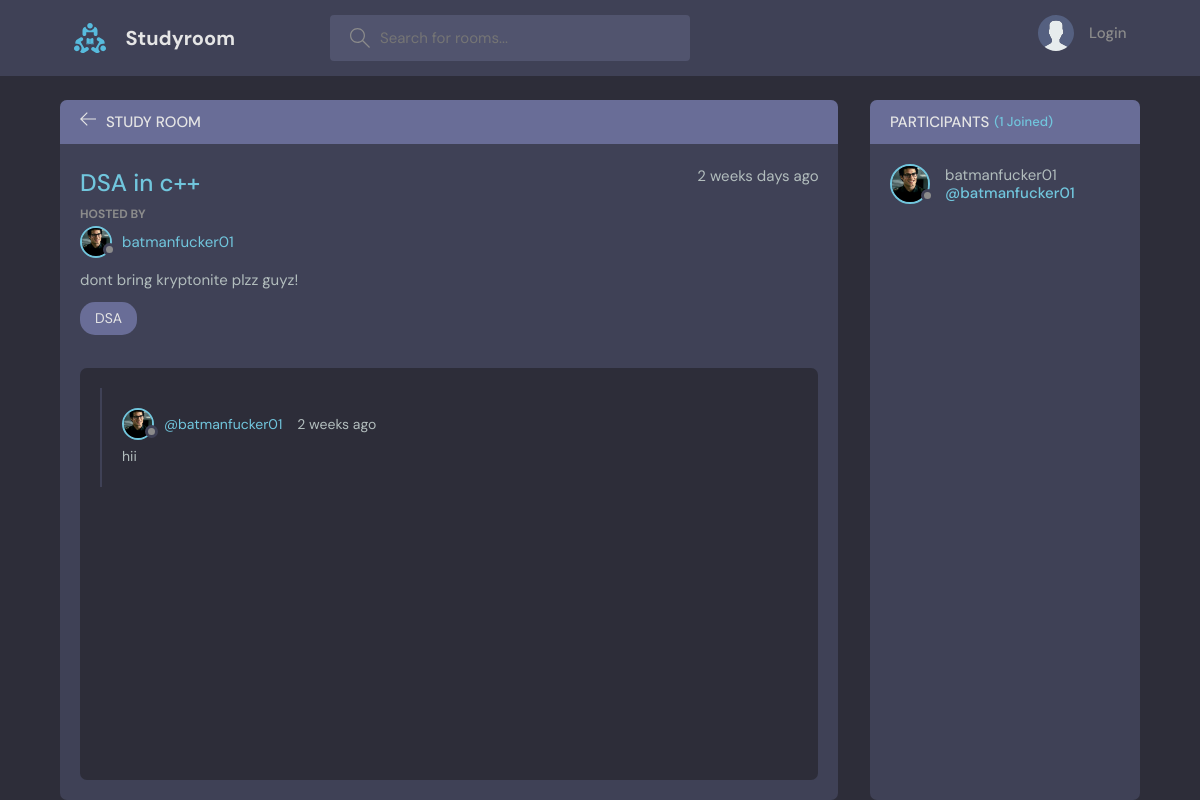
The page /cuck/3/ on the database as committed earlier.
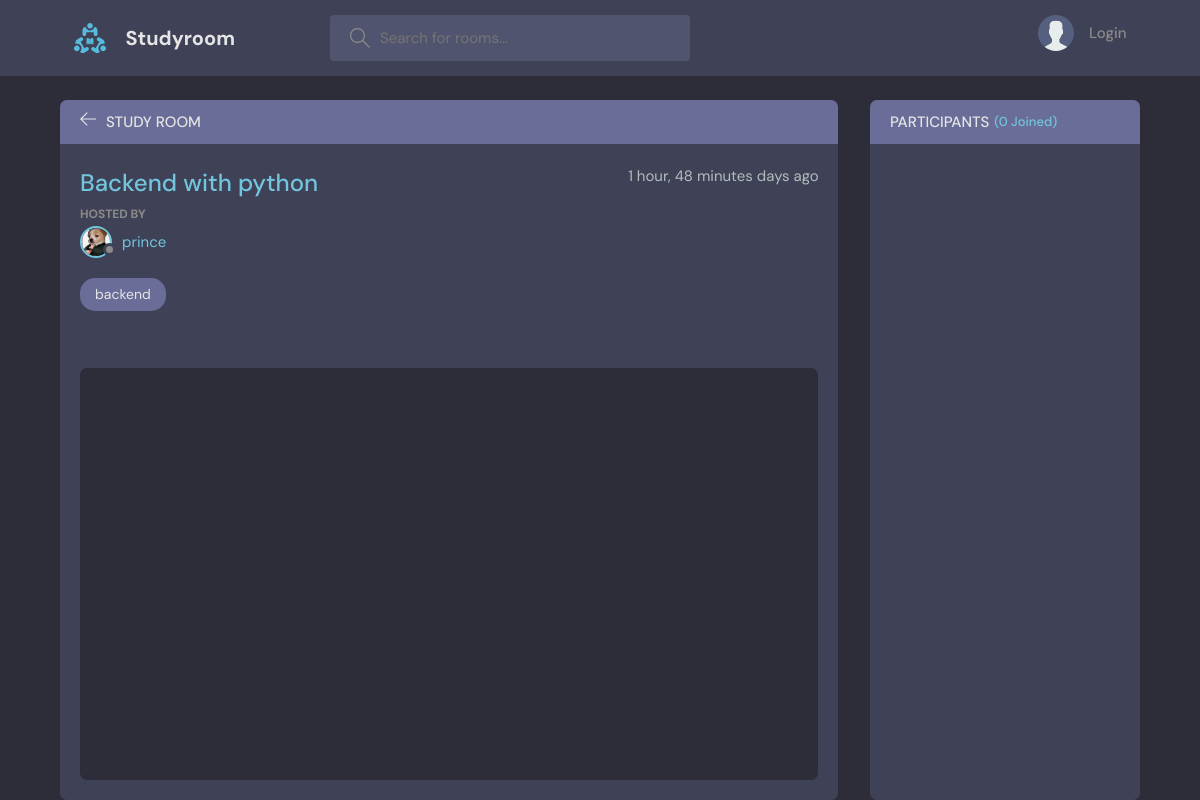
The same page on the database as committed later.
### base/models.py (models this page shows, shortened)
class Room(models.Model):
    host=models.ForeignKey(User,on_delete=models.SET_NULL,null=True)
    topic=models.ForeignKey(topic,on_delete=models.SET_NULL,null=True)
    name=models.CharField(max_length=150)
    description=models.TextField(null=True,blank=True)
    members=models.ManyToManyField(User,related_name='member',blank=True)
    updated=models.DateTimeField(auto_now=True)
    created=models.DateTimeField(auto_now_add=True)
    class Meta:
        ordering=['-updated','-created']

class User(AbstractUser):
    name=models.CharField(max_length=200,null=True)
    bio=models.TextField(null=True)
    email=models.CharField(unique=True)
    avatar=models.ImageField(null=True,default='avatar.svg')
    followers=models.ManyToManyField('self',related_name='following',symmetrical=False,blank=True)
    USERNAME_FIELD='email'
    REQUIRED_FIELDS=[]

class topic(models.Model):
    name=models.CharField(max_length=150)
    def __str__(self):
        return self.name

class message(models.Model):
    user=models.ForeignKey(User,on_delete=models.CASCADE)
    room=models.ForeignKey(Room,on_delete=models.SET_NULL,null=True)
    body=models.TextField()
    edit=models.BooleanField(default=False)
    updated=models.DateTimeField(auto_now=True)
    created=models.DateTimeField(auto_now_add=True)
    class Meta:
        ordering=['-updated','-created']

### base/views.py (the view, shortened to what this page needs)
# urls.py: path('cuck/<str:pk>/',views.room,name="room"),
def room(request,pk):
    edit=False
    rooom=Room.objects.get(id=pk)
    q=request.GET.get('q','')
    if q == 'join':
        rooom.members.add(request.user)
    Messages=message.objects.filter(room=rooom).order_by('-created')
    message_count=Messages.count()
    members=rooom.members.all()
    context={'room':rooom,
             'messagus':Messages,
             'message_count':message_count,
             'members':members}
    return render(request,'room.html',context)

### template/room.html (shortened to what this page needs)
{% extends 'main.html' %}
{% block content %}
    <main class="profile-page layout layout--2">
      <div class="container">
        <div class="room">
          <div class="room__top">
            <div class="room__topLeft">
              <a href="{% url 'home' %}">
                <svg version="1.1" xmlns="http://www.w3.org/2000/svg" width="32" height="32" viewBox="0 0 32 32">
                  <title>arrow-left</title>
                  <path
                    d="M13.723 2.286l-13.723 13.714 13.719 13.714 1.616-1.611-10.96-10.96h27.625v-2.286h-27.625l10.965-10.965-1.616-1.607z"
                  ></path>
                </svg>
              </a>
              <h3>Study Room</h3>
            </div>
          </div>
          <div class="room__box scroll">
            <div class="room__header scroll">
              <div class="room__info">
                <h3>{{room.name}}</h3>
                <span>{{room.created | timesince}} days ago</span>
              </div>
              <div class="room__hosted">
                <p>Hosted By</p>
                <a href="{% url 'userProfile' room.host.id %}" class="room__author">
                  <div class="avatar avatar--small">
                    <img src="{{room.host.avatar.url}}" />
                  </div>
                  <span>{{room.host.username}}</span>
                </a>
              </div>
              <div class="room__details">
                {{room.description}}
              </div>
              <span class="room__topics">{{room.topic}}</span>
            </div>
            <div class="room__conversation">
              <div class="threads scroll">
                {% for message in messagus %}
                <div class="thread">
                  <div class="thread__top">
                    <div class="thread__author">
                <a href="{% url 'userProfile' message.user.id %}" class="thread__authorInfo">
                        <div class="avatar avatar--small">
                          <img src="{{message.user.avatar.url}}" />
                        </div>
                        <span>@{{message.user.username}}</span>
                      </a>
                      <span class="thread__date">{{message.created | timesince}} ago</span>
                    </div>
                  </div>
                  <div class="thread__details">
                    {{message.body}}
                  </div>
                </div>
                {% endfor %}
              </div>
            </div>
          </div>
        </div>
        <div class="participants">
          <h3 class="participants__top">Participants <span>({{members.count}} Joined)</span></h3>
          <div class="participants__list scroll">
            {% for user in members %}
            <a href="{% url 'userProfile' user.id %}" class="participant">
              <div class="avatar avatar--medium">
                <img src="{{user.avatar.url}}" />
              </div>
              <p>
                {{user.username}}
                <span>@{{user.username}}</span>
              </p>
            </a>
            {% endfor %}
          </div>
        </div>
      </div>
    </main>
{% endblock %}

### template/main.html (shortened to what this page needs)
<!DOCTYPE html>
{% load static %}
<html lang="en">
  <head>
    <link rel="stylesheet" href="{% static 'style/style.css' %}" />
  </head>
  <body>
    {% include 'navbar.html' %}
    {% block content %}
    {% endblock %}
  </body>
</html>

### template/navbar.html (shortened to what this page needs)
{% load static %}
<header class="header header--loggedIn">
      <div class="container">
        <a href="{% url 'home' %}" class="header__logo">
          <img src="{% static 'images/logo.svg' %}" />
          <h1>Studyroom</h1>
        </a>
        <form class="header__search" method="get" action="{% url 'home' %}">
          <label>
            <input name="q" placeholder="Search for rooms..." />
          </label>
        </form>
        <nav class="header__menu">
          {% if request.user.is_authenticated %}
          <div class="header__user">
            <a href="{% url 'userProfile' request.user.id %}">
              <div class="avatar avatar--medium active">
                <img src="{{request.user.avatar.url}}" />
              </div>
              <p>{{request.user.name}} <span>{{request.user}}</span></p>
            </a>
            <button class="dropdown-button">
              <svg version="1.1" xmlns="http://www.w3.org/2000/svg" width="32" height="32" viewBox="0 0 32 32">
                <title>chevron-down</title>
                <path d="M16 21l-13-13h-3l16 16 16-16h-3l-13 13z"></path>
              </svg>
            </button>
          </div>
          {% else %}
          <a href="{% url 'login' %}">
            <img src="{% static 'images/avatar.svg' %}" />
            <p>Login</p>
          </a>
            {% endif %}
        </nav>
      </div>
    </header>

Rows that differ between the two databases and show on the page:
removed message: user.avatar (picture), user.username "batmanfucker01", created "2 weeks", body "hii"
no longer on this page (row edited): User: avatar (picture), username "batmanfucker01"
changed Room: name "DSA in c++" → "Backend with python"; created "2 weeks" → "1 hour, 48 minutes"; host.avatar: a different picture; host.username "batmanfucker01" → "prince"; topic "DSA" → "backend"; description "dont bring kryptonite plzz guyz!" → (not shown)
Other text that changed with them:
{{ members.count }}: "1" → "0"
